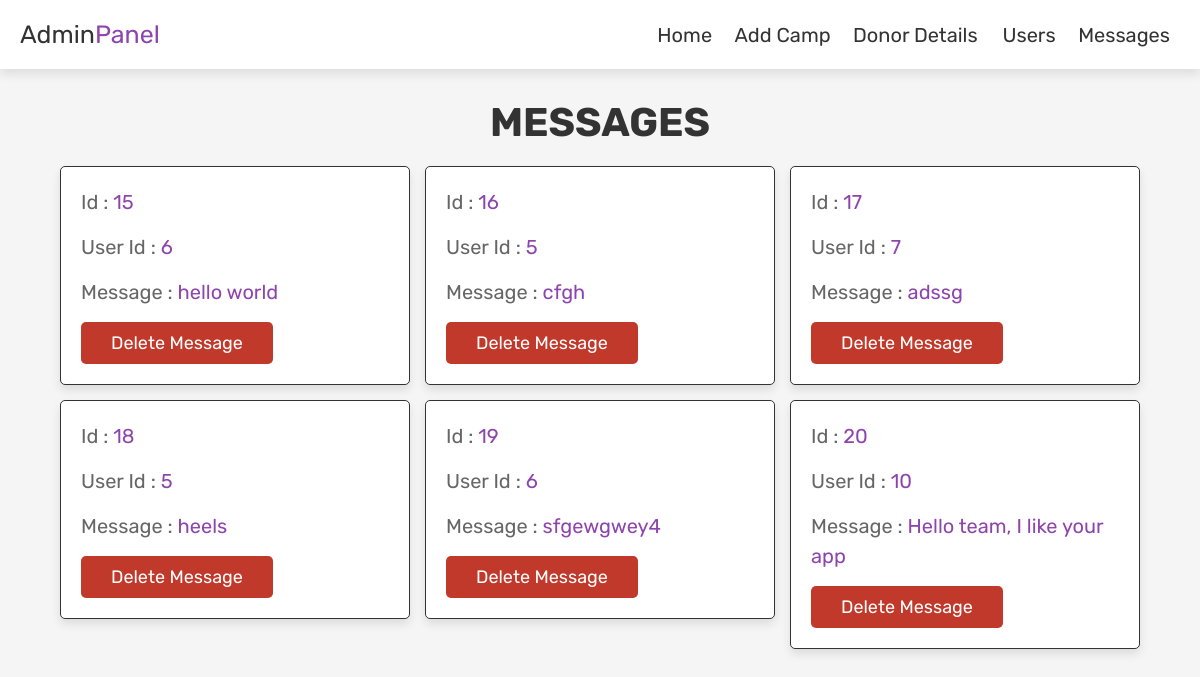
The app's page /life_shareAdmin/feedback.php with its own data.
### tables this page shows
CREATE TABLE `feedback` (
  `feedback_id` int(100) NOT NULL,
  `id` int(100) NOT NULL,
  `message` varchar(225) NOT NULL
);

### life_shareAdmin/feedback.php (the view, shortened to what this page needs)
<?php
include 'config.php';
?>
<!DOCTYPE html>
<html lang="en">
<head>
   <link rel="stylesheet" href="https://cdnjs.cloudflare.com/ajax/libs/font-awesome/6.0.0/css/all.min.css">
   <link rel="stylesheet" href="css/admin_style.css">
</head>
<body>
<?php include 'header.php'; ?>
<section class="messages">
   <h1 class="title"> messages </h1>
   <div class="box-container">
   <?php
      $select_message = mysqli_query($db, "SELECT * FROM `feedback`") or die('query failed');
      if(mysqli_num_rows($select_message) > 0){
         while($fetch_message = mysqli_fetch_assoc($select_message)){
   ?>
   <div class="box">
      <p> Id : <span><?php echo $fetch_message['feedback_id']; ?></span> </p>
      <p> User Id : <span><?php echo $fetch_message['id']; ?></span> </p>
      <p> Message : <span><?php echo $fetch_message['message']; ?></span> </p>
      <a href="feedback.php?delete=<?php echo $fetch_message['feedback_id']; ?>" onclick="return confirm('delete this message?');" class="delete-btn">delete message</a>
   </div>
   <?php
      };
   }else{
      echo '<p class="empty">you have no messages!</p>';
   }
   ?>
   </div>
</section>
</body>
</html>

### life_shareAdmin/css/admin_style.css (style rules this page uses)
:root { --purple:#8e44ad; --red:#c0392b; --orange:#f39c12; --black:#333; --white:#fff; --light-color:#666; --light-white:#ccc; --light-bg:#f5f5f5; --border:.1rem solid var(--black); --box-shadow:0 .5rem 1rem rgba(0,0,0,.1); }
* { font-family: 'Rubik', sans-serif; margin:0; padding:0; box-sizing: border-box; outline: none; border:none; text-decoration: none; transition:all .2s linear; }
html { font-size: 62.5%; overflow-x: hidden; }
body { background-color: var(--light-bg); }
section { padding:3rem 2rem; }
.title { text-align: center; margin-bottom: 2rem; text-transform: uppercase; color:var(--black); font-size: 4rem; }
.btn, .option-btn, .delete-btn, .white-btn { display: inline-block; margin-top: 1rem; padding:1rem 3rem; cursor: pointer; color:var(--white); font-size: 1.8rem; border-radius: .5rem; text-transform: capitalize; }
.delete-btn { background-color: var(--red); }
.messages .box-container { display: grid; grid-template-columns: repeat(auto-fit, 35rem); justify-content: center; gap:1.5rem; max-width: 1200px; margin:0 auto; align-items: flex-start; }
.messages .box-container .box { background-color: var(--white); padding:2rem; border:var(--border); box-shadow: var(--box-shadow); border-radius: .5rem; }
.messages .box-container .box p { padding-bottom: 1.5rem; font-size: 2rem; color:var(--light-color); line-height: 1.5; }
.messages .box-container .box p span { color:var(--purple); }
.messages .box-container .box .delete-btn { margin-top: 0; }

### records on screen
feedback: feedback_id "15", id "6", message "hello world"
feedback: feedback_id "16", id "5", message "cfgh"
feedback: feedback_id "17", id "7", message "adssg"
feedback: feedback_id "18", id "5", message "heels"
feedback: feedback_id "19", id "6", message "sfgewgwey4"
feedback: feedback_id "20", id "10", message "Hello team, I like your app"
